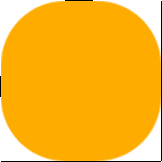
#> input picture dev/Ninepatch/test/myninepatch.9.png, 162 x 162 px; its folder holds only this picture in this run
$ python detect.py
#> lines starting #> are read from the running program, lines starting #| are printed output that depends on the picture; after the words box and inside, x2 and y2 are one past the last pixel; in counts of white or black regions, pixels touching at a corner belong together
from PIL import Image
import os
import numpy as np


def has_black_border(image_path, threshold=10):
    # 打开图像
#> called with image_path = './test/myninepatch.9.png', threshold = 10
    img = Image.open(image_path)
#> img is the input picture: PIL image 162x162 RGBA; mean R, G, B, A 220.4, 149.2, 0, 218
    # 转换为灰度图像
    gray_img = img.convert('L')
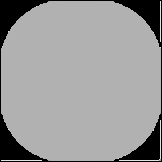
#> gray_img: PIL image 162x162 L; min 0, max 226, mean 153.3
    # 转换为numpy数组
    gray_array = np.array(gray_img)
    # 使用阈值化方法将灰度图像转换为二值图像
    binary_array = np.where(gray_array < 128, 0, 255)
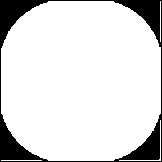
#> binary_array: shape (162, 162) int64; 86.4% white; 1 black region, box (x1, y1, x2, y2) and area: (0, 0, 162, 162) 3559
    # 计算每一行和每一列的像素值总和
    row_sum = np.sum(binary_array, axis=1)
#> row_sum = 162 values, max 40800 at index 48, min 0 at index 0, mean 35707.9
    col_sum = np.sum(binary_array, axis=0)
#> col_sum has the same summary as row_sum
    # 检查是否有行或列的总和小于阈值
    if (row_sum < threshold).any() or (col_sum < threshold).any():
        return True
    return False


def check_images_in_folder(folder_path):
    # 遍历文件夹中的所有图像文件
    for filename in os.listdir(folder_path):
        if filename.endswith(".jpg") or filename.endswith(".png"):
            image_path = os.path.join(folder_path, filename)
            if has_black_border(image_path):
                print(f"{filename} has black border.")
            else:
                pass
                # print(f"{filename} does not have black border.")


# 检查文件夹中的图像是否存在黑边
folder_path = "./test"
check_images_in_folder(folder_path)
